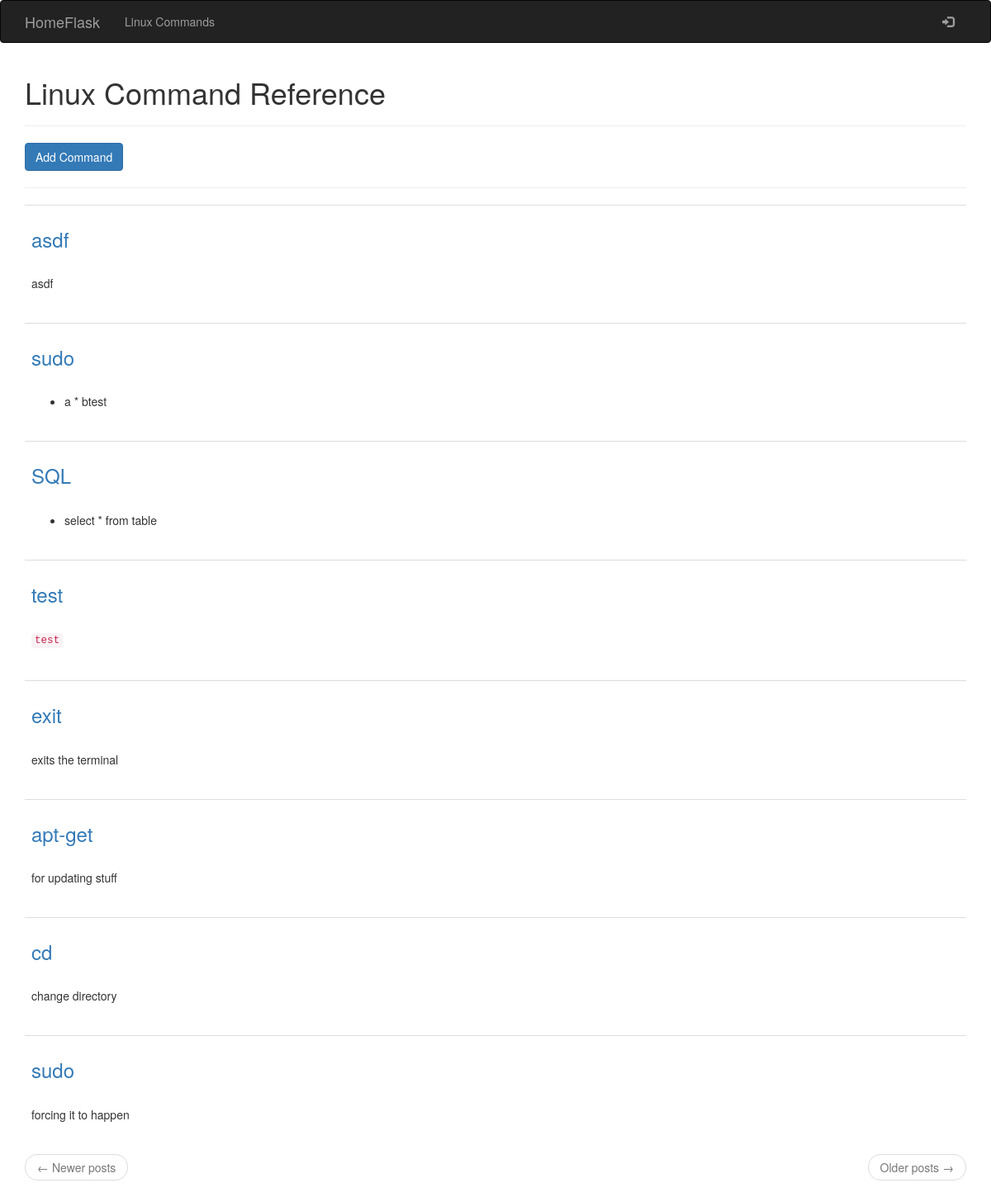
Page /linux_commands on the earlier database version.
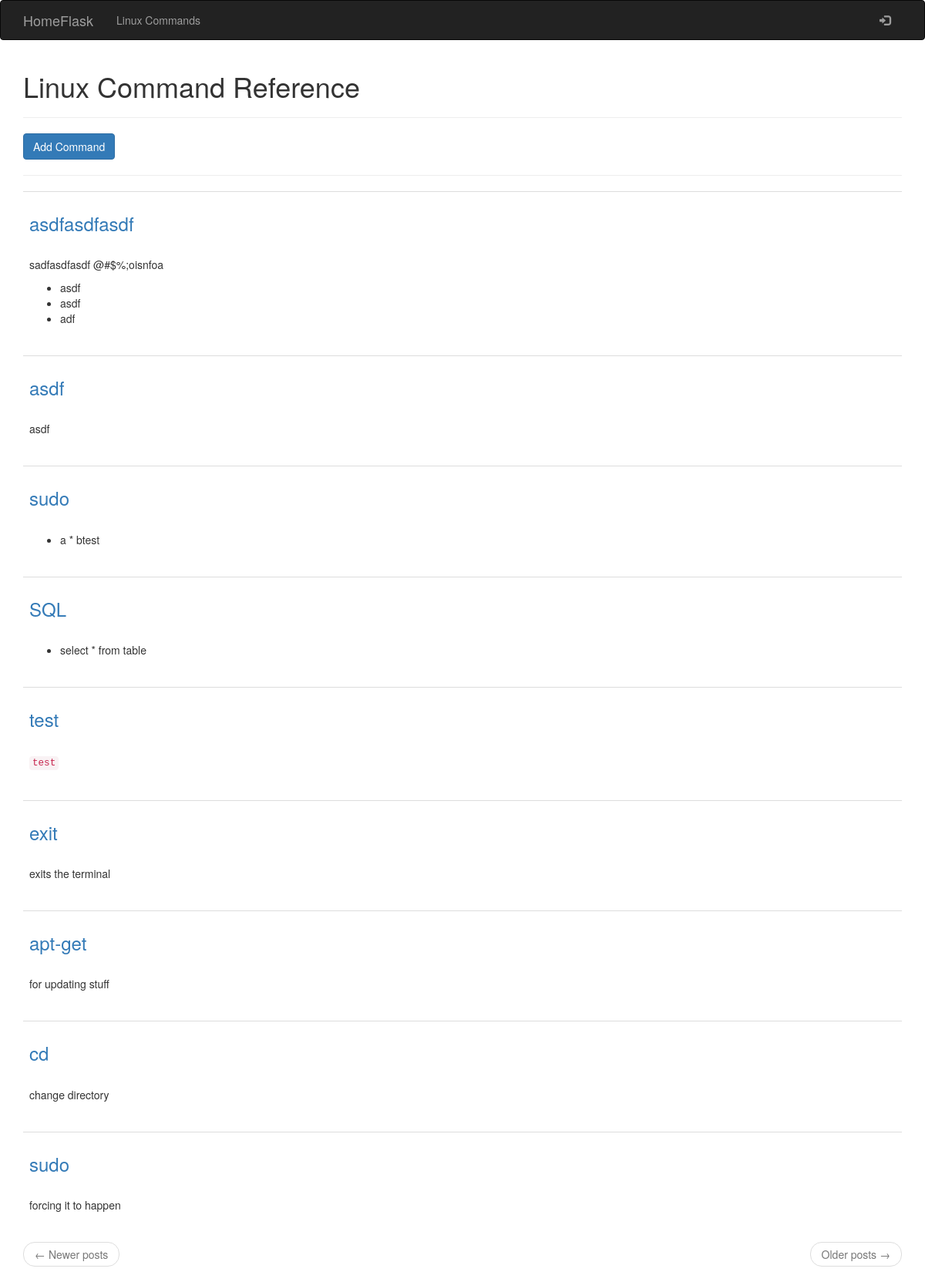
Same page on the later database version.
### app/models.py (models this page shows, shortened)
class LinuxCommand(db.Model):
    id = db.Column(db.Integer, primary_key=True)
    name = db.Column(db.String)
    description = db.Column(db.Text)

### app/routes.py (the view)
@app.route('/linux_commands', methods=['GET','POST'])
def linux_commands():
    page = request.args.get('page', 1, type=int)
    commands = LinuxCommand.query.order_by(LinuxCommand.id.desc()).paginate(page, app.config['POSTS_PER_PAGE'], False)
    next_url = url_for('index', page=commands.next_num) \
        if commands.has_next else None
    prev_url = url_for('index', page=commands.prev_num) \
        if commands.has_prev else None
    return render_template("linux_commands.html", title='Linux Commands',commands=commands.items,next_url=next_url, prev_url=prev_url)

### app/templates/linux_commands.html
{% extends "base.html" %}
{% import 'bootstrap/wtf.html' as wtf %}
{% block app_content %}
    <h1>Linux Command Reference</h1>
    <hr/>
    <a class="btn btn-primary" href="{{url_for('add_linux_commands')}}">Add Command</a>
<br/>
<hr/>
    {% for command in commands %}
        {% include '_command.html' %}
    {% endfor %}
    <nav aria-label="...">
        <ul class="pager">
            <li class="previous{% if not prev_url %} disabled{% endif %}">
                <a href="{{ prev_url or '#' }}">
                    <span aria-hidden="true">&larr;</span> Newer posts
                </a>
            </li>
            <li class="next{% if not next_url %} disabled{% endif %}">
                <a href="{{ next_url or '#' }}">
                    Older posts <span aria-hidden="true">&rarr;</span>
                </a>
            </li>
        </ul>
    </nav>
{% endblock %}

### app/templates/base.html (shortened to what this page needs)
{% extends 'bootstrap/base.html' %}
{% block navbar %}
    <nav class="navbar navbar-inverse">
        <div class="container">
            <div class="navbar-header">
                <a class="navbar-brand" href="{{ url_for('index')}}">HomeFlask</a>
            </div>
            <div class="collapse navbar-collapse" id="MainNav">
                <ul class="nav navbar-nav">
                    <li><a href="{{url_for('linux_commands')}}">Linux Commands</a></li>
                </ul>
                <ul class="nav navbar-nav navbar-right">
                    {% if current_user.is_anonymous %}
                    <li><a href="{{ url_for('login') }}"><span class="glyphicon glyphicon-log-in"></span></a></li>
                    {% else %}
                    <li><a href="{{ url_for('logout') }}"><span class="glyphicon glyphicon-log-out"></span> Logout</a></li>
                    {% endif %}
                </ul>
            </div>
        </div>
    </nav>
{% endblock %}
{% block content %}
    <div class="container">
        {% block app_content %}{% endblock %}
    </div>
{% endblock %}
{% block head %}
    {{super()}}
{% endblock %}

### app/templates/_command.html
<table class="table table-hover">
        <tr>
            <td>
                <h3><a href="{{url_for('edit_linux_command',id=command.id)}}">{{command.name}}</a></h3>
                <br/>
                {{command.description|markdown}}
            </td>
        </tr>
    </table>

Differences in the rows shown:
added LinuxCommand: name "asdfasdfasdf", description "sadfasdfasdf @#$%;oisnfoa asdf asdf adf"
